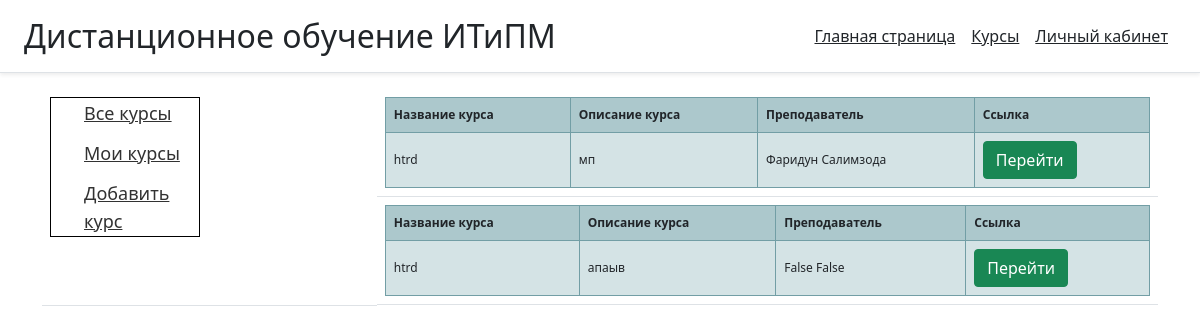
/course/ (signed in), run on the app's committed database.
### course/models.py (models this page shows, shortened)
class CourseTable(models.Model):
    title = models.CharField('Название курса', max_length=75)
    task = models.TextField('Описание курса', max_length=250)
    teacher = models.ForeignKey(User_table, on_delete=models.CASCADE)
    class Meta:
        verbose_name = 'Курс'
        verbose_name_plural = 'Курсы'

### users/models.py (models this page shows, shortened)
class user(AbstractBaseUser, PermissionsMixin):
    email = models.EmailField(
        verbose_name= 'E-mail',
        max_length= 255,
        unique=True
    )
    is_active = models.BooleanField('Активированная', default=True)
    is_admin = models.BooleanField('Администратор',default=False)
    is_teacher = models.BooleanField('Преподаватель',default=False)
    is_students = models.BooleanField('Студент',default=True)
    name = models.TextField('Имя',max_length=255, default='username')
    last_name = models.TextField('Фамилия',max_length=255, default='usersername')
    patronymic = models.TextField('Отчество',max_length=255, default=False, blank=True)
    students_groups = models.TextField('Группа',max_length=10, default='group')
    photo = models.ImageField('Фото пользователя',default="rig_.jpg")
    class Meta:
            verbose_name = 'Пользователя'
            verbose_name_plural = 'Пользователи'
    object = UserManager()
    USERNAME_FIELD  = 'email'

### course/views.py (the view)
# urls.py: path('', views.cour, name='kurs'),
@login_required
def cour(request):
    ku = CourseTable.objects.order_by('id')
    return render(request, 'cours/cours_home.html', {'ku': ku})

### course/templates/cours/cours_home.html
{% extends 'main/base.html' %} {% block title %} Курсы {% endblock %} {% block content %}
<table class="table">
    <tbody>
        <tr>
            <td class="table_left">
                <div class="menu_gl">
                    <ul class="menu">
                        <li><a class="cours_menu_a" href="{% url 'kurs' %}">Все курсы</a></li>
                        <li><a href="{% url 'mycours' %}">Мои курсы</a></li>
                        <li><a href="{% url 'adk' %}">Добавить курс</a></li>
                    </ul>
                </div>
            </td>
            {% if ku%} {% for el in ku %}
            <td class="table_righ">
                <table class="tftable">
                    <tr>
                        <th class="p-2 text-dark">Название курса</th>
                        <th class="p-2 text-dark">Описание курса</th>
                        <th class="p-2 text-dark">Преподаватель</th>
                        <th class="p-2 text-dark">Ссылка</th>
                    </tr>
                    <tr>
                        <td class="p-2 text-dark">{{ el.title }}</td>
                        <td class="p-2 text-dark">{{ el.task }}</td>
                        <td class="p-2 text-dark">{{ el.teacher.name }} {{ el.teacher.last_name }}</td>
                        <td class="p-2 text-dark"><a class="btn btn-success" href="{% url 'datail' el.id %}">Перейти</a></td>
                    </tr>
                </table>
            </td>
            {%endfor%} {% else %}
            <p>Вы не добавили курсов</p>
            {%endif%} {% endblock %}

### main/static/main/css/style.css (style rules this page uses)
li { list-style-type: none; }
a { text-decoration: none; display: inline-block; }
body { font-family: 'PT Serif', serif; font-weight: 400; font-size: 14px; line-height: 18px; color: #000; background-color: #fff; }
.p-2 { padding: .5rem!important }
.text-dark { color: #343a40!important }
.btn { display: inline-block; color: #212529; cursor: pointer; text-align: center; -webkit-user-select: none; -moz-user-select: none; -ms-user-select: none; padding: .375rem .75rem; line-height: 1.5; border-radius: .25rem; transition: color .15s ease-in-out, background-color .15s ease-in-out, border-color .15s ease-in-out, box-shadow .15s ease-in-out; padding-left: 18px; }
.btn-success { color: #fff; background-color: #28a745; border-color: #28a745 }
.menu { border: 1px solid #000; max-width: 150px; }
.menu li { display: inline-block; }
.menu a { color: #323232; font-size: 18px; line-height: 28px; border: 1px solid transparent; transition: ALL .3s; }
.menu li+li { padding-top: 10px; }
.menu_gl { width: 180px; }
.tftable { font-size: 12px; color: #333333; width: 100%; border-width: 1px; border-color: #729ea5; border-collapse: collapse; }
.tftable th { font-size: 12px; background-color: #acc8cc; border-width: 1px; padding: 8px; border-style: solid; border-color: #729ea5; text-align: left; }
.tftable tr { background-color: #d4e3e5; }
.tftable td { font-size: 12px; border-width: 1px; padding: 8px; border-style: solid; border-color: #729ea5; }
.table { border-collapse: collapse; width: 100%; }
.table_left { width: 30%; }
td.table_righ { display: block; }

### data on the page
CourseTable: title "htrd", task "мп", teacher.name "Фаридун", teacher.last_name "Салимзода"
CourseTable: title "htrd", task "апаыв", teacher.name "False", teacher.last_name "False"
